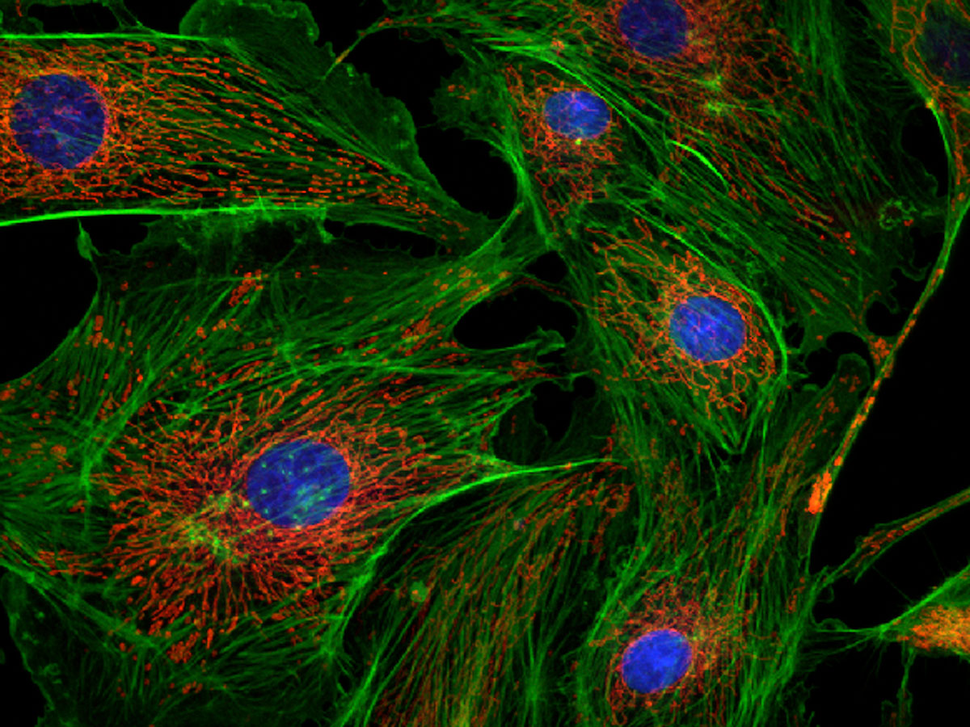
#> input picture my_tryings/cells.png, 970 x 727 px, shrunk from 1200 x 900 before the run, found by its file name
$ python image_contour.py
#> lines starting #> are read from the running program, lines starting #| are printed output that depends on the picture; after the words box and inside, x2 and y2 are one past the last pixel; in counts of white or black regions, pixels touching at a corner belong together
from cv2 import findContours
from matplotlib.pyplot import contour
import numpy as np
import cv2

img_bgr = cv2.imread(r'my_tryings\cells.png')
#> img_bgr is the input picture: shape (727, 970, 3); mean B, G, R 8.2, 42.7, 26.2

img = img_bgr[:,:,0]
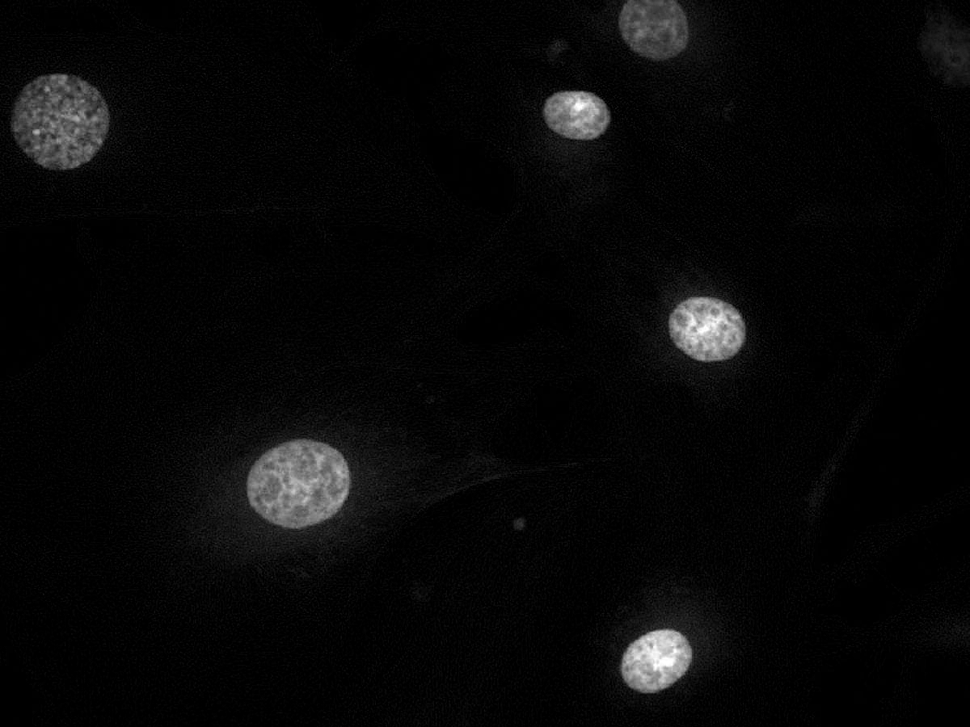
#> img: shape (727, 970); min 0, max 255, mean 8.2
_, thresh = cv2.threshold(img, 100, 255, cv2.THRESH_BINARY + cv2. THRESH_OTSU)
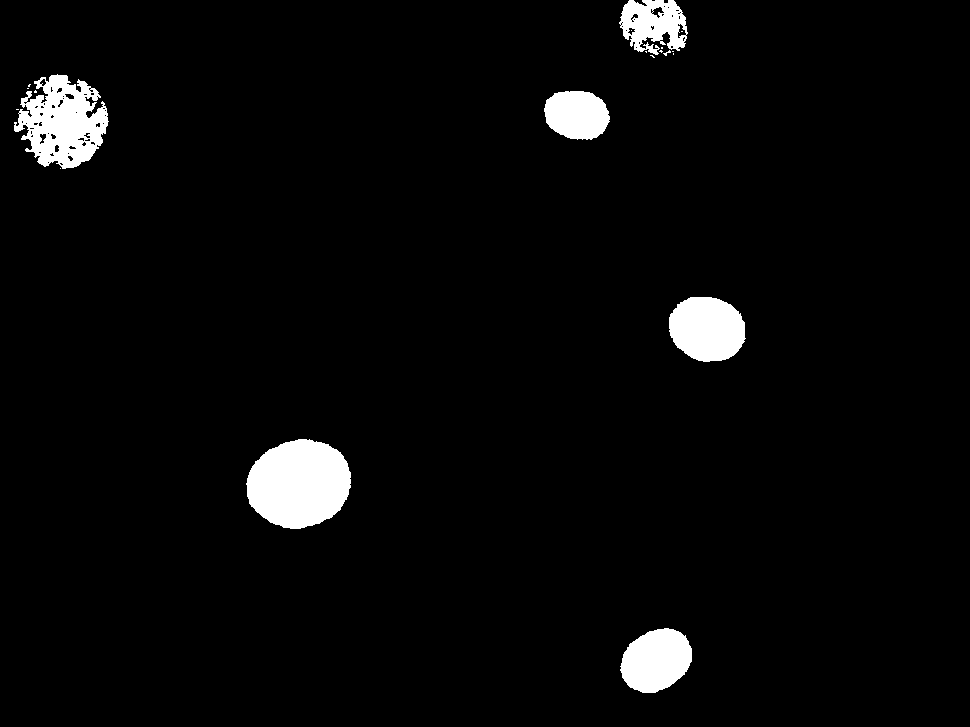
#> thresh: shape (727, 970); 3.6% white; 20 white regions (14 under 20 px)
# find coordinates of contours first: tompost vertex
contours, _ = findContours(thresh, cv2.RETR_TREE, cv2.CHAIN_APPROX_SIMPLE)
#> contours = 93 contours, 73 with area under 20; largest, box (x1, y1, x2, y2) and area: (246, 439, 351, 529) 7124, (14, 74, 109, 169) 5646, (669, 297, 746, 362) 3844, (620, 628, 692, 693) 3390, (619, 0, 688, 55) 2520

for i in contours:

    approx = cv2.approxPolyDP(i, 0.009 * cv2.arcLength(i, True), True)
    cv2.drawContours(img_bgr, [approx], 0, (0, 0, 255), 5)
#> this loop made 93 passes
#> approx on passes 4, 5, 8, 12, 14, 27, 30, 33, 36, 40, 41, 49: [[60, 168]], [[16, 109], [18, 109]], [[27, 88], [28, 88]], [[47, 162], [48, 161], [49, 162], [48, 163]], [[67, 153], [68, 152], [69, 153], [68, 154]], [[47, 133], [48, 132], [49, 133], [48, 134]], [[102, 123], [103, 122], [104, 123], [103, 124]], [[25, 123], [26, 122], [27, 123], [26, 124]], [[104, 115], [105, 114], [106, 115], [105, 116]], [[75, 112], [76, 111], [77, 112], [76, 113]], [[104, 110], [105, 109], [106, 110], [105, 111]], [[62, 98], [63, 97], [64, 98], [63, 99]]
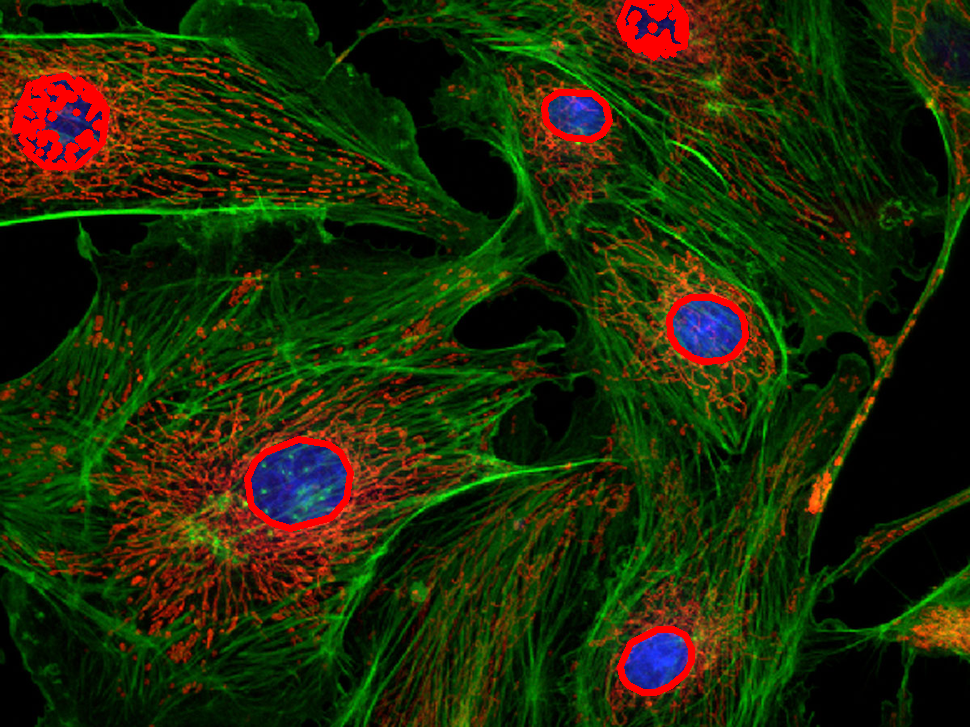
#> img_bgr: shape (727, 970, 3); 2.06% of pixels changed, all inside (x1, y1, x2, y2) = (11, 0, 749, 696)

cv2.imshow('with contours', img_bgr)
cv2.waitKey(0)
